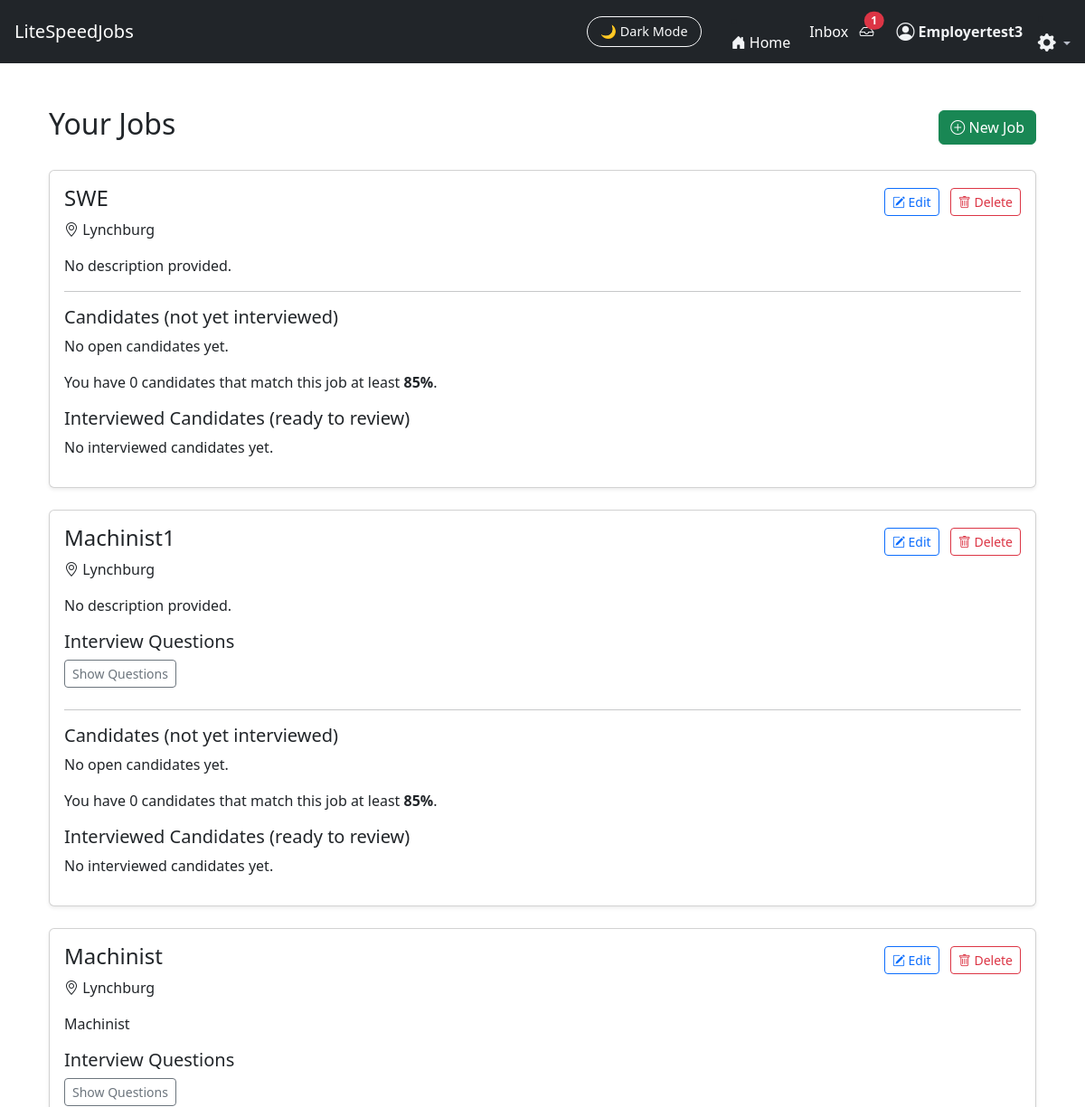
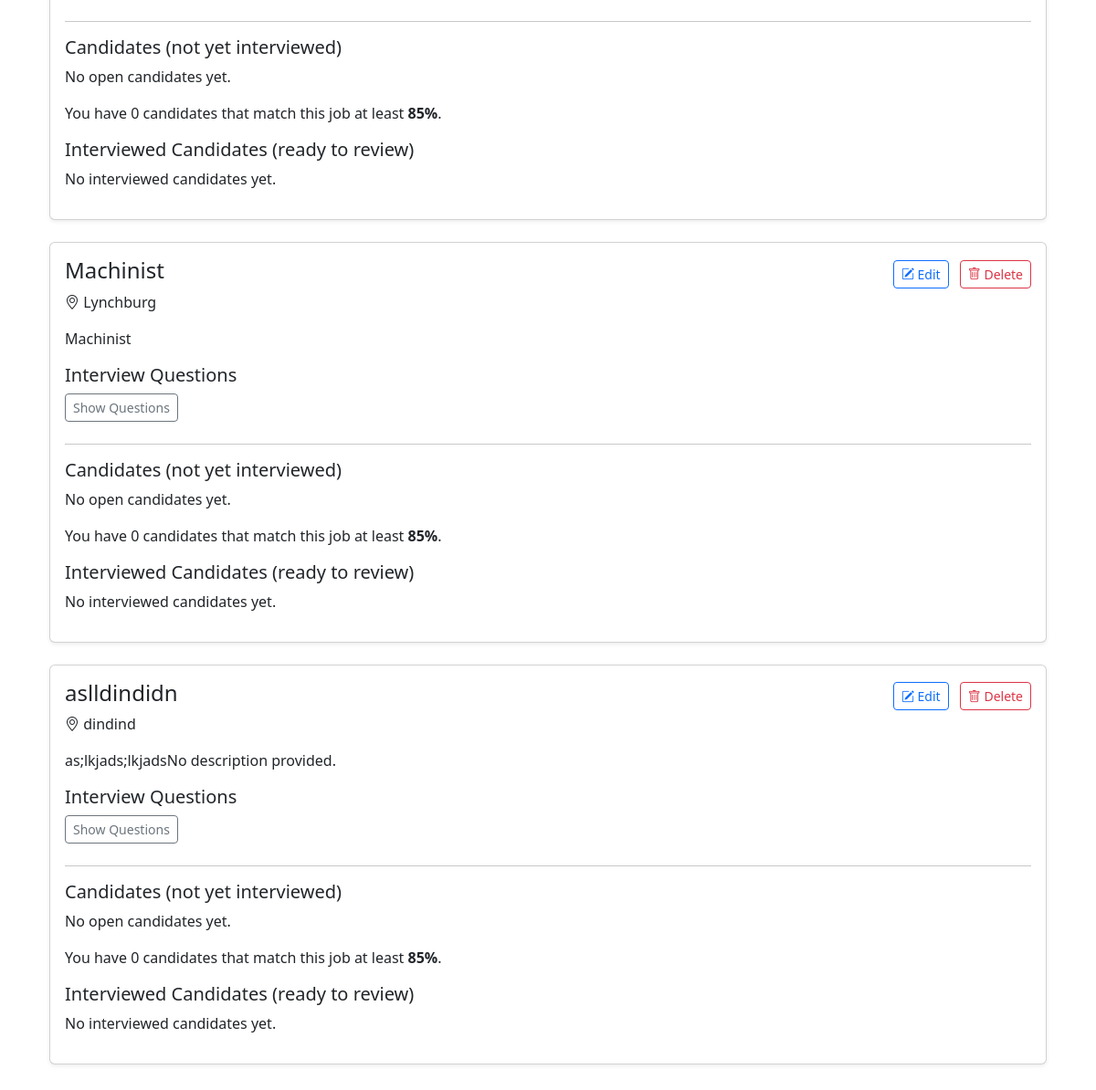
The app's page /JobFinder_app/employer_dashboard/ (signed in), older data (2 pictures, top to bottom).
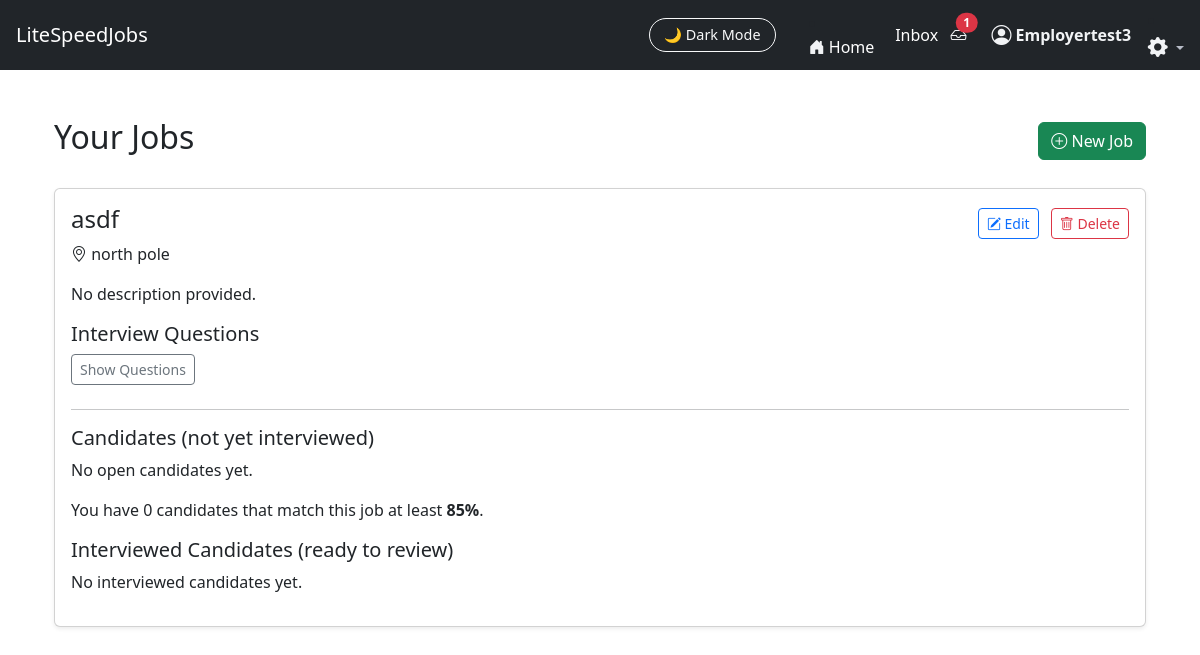
The same page, newer data.
### JobFinder_app/models.py (models this page shows, shortened)
class Job(models.Model):
    SOFTWARE = "software"
    MACHINIST = "machinist"
    JOB_TYPE_CHOICES = [
        (SOFTWARE, "Software Engineering"),
        (MACHINIST, "Machinist / Fabrication"),
    ]
    user = models.ForeignKey(User, on_delete=models.CASCADE)  # Employer account
    title = models.CharField(max_length=255)
    location = models.CharField(max_length=255, blank=True)
    description = models.TextField(blank=True, default="No description provided.")
    zip_code = models.CharField(max_length=10)
    search_radius_miles = models.IntegerField(default=25)
    is_remote = models.BooleanField(default=False)
    require_video_interview = models.BooleanField(
       default=False,
       help_text="Require candidates to submit video responses to interview questions"
    )
    interview_questions = models.TextField(
        blank=True,
        help_text="Enter one question per line."
    )
    job_type = models.CharField(
        max_length=20,
        choices=JOB_TYPE_CHOICES,
        default=SOFTWARE
    )
    created_at = models.DateTimeField(auto_now_add=True)

### JobFinder_app/views.py (the view, shortened to what this page needs)
# urls.py: path("employer_dashboard/", views.employer_dashboard, name="employer_dashboard"),
def employer_dashboard(request):
    jobs = Job.objects.filter(user=request.user).order_by("-created_at")
    job_data = []
    for job in jobs:
        seekers_qs = match_seekers_for_job(job)
        seekers_qs = filter_seekers_by_location(seekers_qs, job)
        open_candidates = []
        interviewed_candidates = []
        open_candidates.sort(key=lambda c: c["match_percentage"], reverse=True)
        top_candidates = open_candidates[:3]
        remaining_candidates = open_candidates[3:]
        high_match_count = sum(
            1 for c in open_candidates if c["match_percentage"] >= 85
        )
        job_data.append({
            "job": job,
            "candidates": top_candidates,
            "extra_candidates": remaining_candidates,
            "interviewed_candidates": interviewed_candidates,
            "high_match_count": high_match_count,
        })
    return render(request, "JobFinder_app/employer_dashboard.html", {
        "job_data": job_data
    })

### JobFinder_app/templates/JobFinder_app/employer_dashboard.html (shortened to what this page needs)
{% extends "JobFinder_app/base.html" %}
{% block content %}
<div class="container mt-4">
    <div class="d-flex justify-content-between align-items-center mb-4">
        <h2>Your Jobs</h2>
        <a href="{% url 'create_job' %}" class="btn btn-success">
            <i class="bi bi-plus-circle"></i> New Job
        </a>
    </div>
    {% if job_data %}
        {% for item in job_data %}
            <div class="card shadow-sm mb-4">
                <div class="card-body">
                    <div class="d-flex justify-content-between align-items-center">
                        <h4>{{ item.job.title }}</h4>
                        <div>
                            <a href="{% url 'edit_job' item.job.id %}"
                               class="btn btn-sm btn-outline-primary me-2">
                                <i class="bi bi-pencil-square"></i> Edit
                            </a>
                            <a href="{% url 'delete_job' item.job.id %}"
                               class="btn btn-sm btn-outline-danger"
                               onclick="return confirm('Delete this job?');">
                                <i class="bi bi-trash"></i> Delete
                            </a>
                        </div>
                    </div>
                    {% if item.job.location %}
                        <p class="dark-muted"><i class="bi bi-geo-alt"></i> {{ item.job.location }}</p>
                    {% endif %}
                    {% if item.job.description %}
                        <p>{{ item.job.description }}</p>
                    {% endif %}
                    {% if item.job.interview_questions %}
                        <h5 class="dark-muted">Interview Questions</h6>
                        <button class="btn btn-outline-secondary btn-sm mb-2"
                                type="button"
                                data-bs-toggle="collapse"
                                data-bs-target="#questions{{ item.job.id }}">
                            Show Questions
                        </button>
                    {% endif %}
                    <hr>
                    <h5>Candidates (not yet interviewed)</h5>
                    {% if item.candidates %}
                        <ul class="list-group mb-3">
                            {% for seeker in item.candidates %}
                                <li class="list-group-item d-flex justify-content-between">
                                    <div>
                                        <a href="{% url 'candidate_summary' item.job.id seeker.user_id %}"
                                        class="text-decoration-none fw-bold text-primary">
                                            {{ seeker.label }}
                                        </a>
                                        <small class="dark-muted">Profile hidden</small>
                                    </div>
                                    <div class="d-flex align-items-center">
                                        <span class="badge bg-info text-dark me-2">
                                            {{ seeker.match_percentage }}%
                                        </span>
                                        {% if seeker.can_view_resume %}
                                            <a href="{% url 'view_resume' item.job.id seeker.user_id %}"
                                            target="_blank"
                                            class="btn btn-sm btn-outline-info">
                                                View Resume
                                            </a>
                                        {% else %}
                                            <a href="{% url 'purchase_resume_access' item.job.id seeker.user_id %}"
                                            class="btn btn-sm btn-warning btn-unlock">
                                                Unlock Resume
                                            </a>
                                        {% endif %}
                                        &nbsp;&nbsp;
                                        {% if seeker.can_interview %}
                                            {% if seeker.interview_sent %}
                                                <span class="badge bg-secondary">Interview Sent</span>
                                            {% else %}
                                                <a href="{% url 'send_interview' item.job.id seeker.user_id %}"
                                                class="btn btn-sm btn-outline-success">
                                                    Send Interview
                                                </a>
                                            {% endif %}
                                        {% else %}
                                            <a href="{% url 'purchase_interview_access' item.job.id seeker.user_id %}"
                                            class="btn btn-sm btn-warning btn-unlock">
                                                Unlock Interview
                                            </a>
                                        {% endif %}
                                        {% if messages %}
                                        <div class="container mt-3">
                                        </div>
                                        {% endif %}
                                    </div>
                                </li>
                            {% endfor %}
                        </ul>
                    {% else %}
                        <p class="dark-muted">No open candidates yet.</p>
                    {% endif %}
                    <p class="dark-muted mt-2">
                        You have {{ item.high_match_count }} candidates that match this job at least <strong>85%</strong>.
                    </p>
                    <h5 class="mt-3">Interviewed Candidates (ready to review)</h5>
                    {% if item.interviewed_candidates %}
                        <ul class="list-group">
                            {% for seeker in item.interviewed_candidates %}
                                <li class="list-group-item d-flex justify-content-between align-items-center">
                                    <div>
                                        <strong>{{ seeker.label }}</strong><br>
                                        <small class="dark-muted">Interview completed</small>
                                    </div>
                                    <a href="{% url 'review_interview' seeker.assignment_id %}"
                                        class="btn btn-sm btn-outline-primary">
                                            Review Interview
                                    </a>
                                        {% if not seeker.has_resume %}
                                            <span class="dark-muted fst-italic">
                                                No resume available
                                            </span>
                                        {% elif seeker.can_view_resume %}
                                            <a href="{% url 'view_resume' item.job.id seeker.user_id %}"
                                            target="_blank"
                                            class="btn btn-sm btn-outline-info">
                                                View Resume
                                            </a>
                                        {% else %}
                                            <button class="btn btn-sm btn-secondary" disabled>
                                                Locked
                                            </button>
                                            <a href="{% url 'purchase_resume_access' item.job.id seeker.user_id %}"
                                            class="btn btn-sm btn-outline-warning ms-1">
                                                Unlock Resume
                                            </a>
                                        {% endif %}
                                        &nbsp;&nbsp;
                                        {% if seeker.can_hire %}
                                            <a href="{% url 'hire_from_assignment' seeker.assignment_id %}"
                                            class="btn btn-sm btn-outline-primary">
                                                Hire
                                            </a>
                                        {% else %}
                                            <a href="{% url 'purchase_hire_access' item.job.id seeker.user_id %}"
                                            class="btn btn-sm btn-danger">
                                                Unlock Hire
                                            </a>
                                        {% endif %}
                                    </div>
                                </li>
                            {% endfor %}
                        </ul>
                    {% else %}
                        <p class="dark-muted">No interviewed candidates yet.</p>
                    {% endif %}
                </div>
            </div>
        {% endfor %}
    {% else %}
        <div class="alert alert-info">
            You haven’t created any jobs yet.
            <a href="{% url 'create_job' %}">Create your first job</a>.
        </div>
    {% endif %}
</div>
{% endblock %}

### JobFinder_app/templates/JobFinder_app/base.html (shortened to what this page needs)
<!DOCTYPE html>
<html lang="en" data-theme="light">
<head>
    <link href="https://cdn.jsdelivr.net/npm/bootstrap@5.3.2/dist/css/bootstrap.min.css" rel="stylesheet">
    <link href="https://cdn.jsdelivr.net/npm/bootstrap-icons@1.11.1/font/bootstrap-icons.css" rel="stylesheet">
</head>
<body>
{% load message_tags %}
<nav class="navbar navbar-expand-lg navbar-dark bg-dark px-3">
    <a class="navbar-brand" href="/">LiteSpeedJobs</a>
    <div class="ms-auto d-flex align-items-center">
        <button id="darkModeToggle" class="btn btn-outline-light ms-3">
            🌙 Dark Mode
        </button>&nbsp;&nbsp;&nbsp;&nbsp;&nbsp;&nbsp;&nbsp;&nbsp;
        <li class="nav-item">
            <a class="nav-link d-flex align-items-center home-link"
            href="{% url 'landing' %}">
                <i class="bi bi-house-door-fill me-1 nav-icon"></i>
                <span class="d-none d-md-inline">Home</span>&nbsp;&nbsp;&nbsp;&nbsp;&nbsp;
            </a>
        </li>
        {% if user.is_authenticated %}
        <a href="{% url 'inbox_pro' %}" class="nav-link d-flex align-items-center home-link">Inbox</a>&nbsp;&nbsp;&nbsp;
        <a href="{% url 'inbox_pro' %}" class="nav-link position-relative">
            <i class="bi bi-inbox"></i>
            {% if unread_count and unread_count > 0 %}
                <span id="unreadBadge"
                    class="position-absolute top-0 start-100 translate-middle badge rounded-pill bg-danger">
                    {{ unread_count }}
                </span>
            {% endif %}
        </a>
        {% else %}
        <li class="nav-item">
            <a href="{% url 'login' %}" class="nav-link">
                <i class="bi bi-inbox"></i>
            </a>
        </li>
        {% endif %}&nbsp;&nbsp;&nbsp;&nbsp;&nbsp;&nbsp;
        {% if request.user.is_authenticated %}
            <a href="{% url 'role_redirect' %}"
                class="nav-link d-flex align-items-center gap-1 user-link">
                <i class="bi bi-person-circle nav-icon fs-5"></i>
             <span class="d-none d-md-inline">
                 <strong>{{ request.user.username }}</strong>&nbsp;&nbsp;&nbsp;&nbsp;
            </span>
        {% endif %}
        <li class="nav-item dropdown ">
            <a class="nav-link dropdown-toggle p-0 account_dropdown"
            style="color:var(--ls-dark-muted)"
            href="#"
            id="settingsDropdown"
            role="button"
            data-bs-toggle="dropdown"
            aria-expanded="false"
            data-bs-placement="bottom"
            title="Account settings">
                <i class="bi bi-gear-fill fs-5 text-white"></i>
            </a>
        </li>
    </div>
</nav>
<div class="container py-4">
    {% block content %}{% endblock %}
</div>
</body>
</html>

Row changes from the older to the newer data that the page shows:
removed Job: job "SWE", job.location "Lynchburg", job.description "No description provided.", high_match_count "0"
removed Job: job "Machinist1", job.location "Lynchburg", job.description "No description provided.", high_match_count "0"
removed Job: job "Machinist", job.location "Lynchburg", job.description "Machinist", high_match_count "0"
removed Job: job "Machinist", job.location "Lynchburg", job.description "Machinist", high_match_count "0"
removed Job: job "aslldindidn", job.location "dindind", job.description "as;lkjads;lkjadsNo description provided.", high_match_count "0"
added Job: job "asdf", job.location "north pole", job.description "No description provided.", high_match_count "0"
